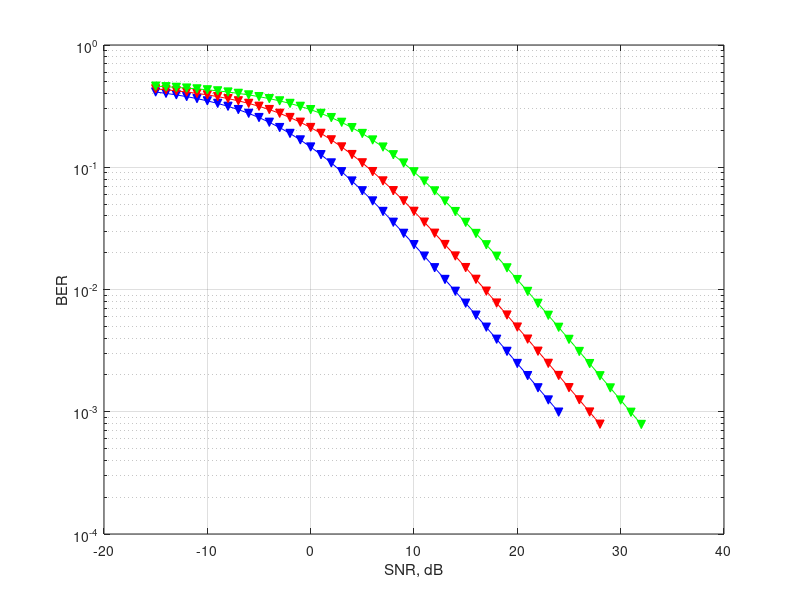

Write the MATLAB code that produced this figure. (Note: this script raises an error after producing the figure.)






% BPSK
snrArr = -15:1:24;
p0 = 10.^(snrArr./10); 
BER = 0.5*(1 - sqrt((p0./(p0 + 1))));

col = "blue";
figure;
semilogy(snrArr, BER, 'Marker', 'v', 'Color', col, 'MarkerEdgeColor', col, 'MarkerFaceColor', col);
hold on;
grid on;
xlabel("SNR, dB");
ylabel("BER");

% QPSK
snrArr = -15:1:28;
p0 = 10.^(snrArr./10);
BER = 0.5*(1 - sqrt(((0.5 * p0)./(0.5 * p0 + 1))));

col = "red";
semilogy(snrArr, BER, 'Marker', 'v', 'Color', col, 'MarkerEdgeColor', col, 'MarkerFaceColor', col);


%8PSK
snrArr = -15:1:32;
p0 = 10.^(snrArr./10);
BER = 0.5*(1 - sqrt(((1/5 * p0)./(1/5 * p0 + 1))));

col = "green";
semilogy(snrArr, BER, 'Marker', 'v', 'Color', col, 'MarkerEdgeColor', col, 'MarkerFaceColor', col);

%16QAM
snrArr = -15:1:34;
p0 = 10.^(snrArr./10);
BER = 3/4 .* func(1/5 .* p0) + 1/2 .* func(9/5 .* p0) - 1/4 .* func(5 .* p0);

col = "black";
semilogy(snrArr, BER, 'Marker', 'v', 'Color', col, 'MarkerEdgeColor', col, 'MarkerFaceColor', col);


%64QAM
snrArr = -15:1:40;
p0 = 10.^(snrArr./10);
BER = 7/12 .* func(1/21 .* p0) + 1/2 .* func(3/7 .* p0) - 1/12 .* func(21/21 .* p0) + 1/12 .* func(81/21 .* p0) - 1/12 .* func(13/12 .* p0);
  
col = "green";
semilogy(snrArr, BER, 'Marker', 'v', 'Color', col, 'MarkerEdgeColor', col, 'MarkerFaceColor', col);
legend('BPSK', 'QPSK', '8PSK', '16QAM', '64QAM');
